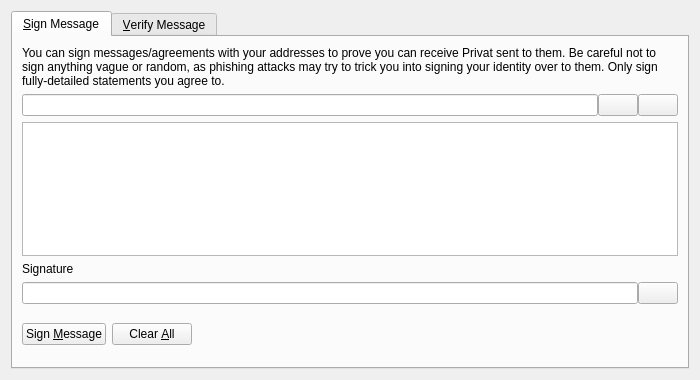
<?xml version="1.0" encoding="UTF-8"?>
<ui version="4.0">
 <class>SignVerifyMessageDialog</class>
 <widget class="QDialog" name="SignVerifyMessageDialog">
  <property name="geometry">
   <rect>
    <x>0</x>
    <y>0</y>
    <width>700</width>
    <height>380</height>
   </rect>
  </property>
  <property name="windowTitle">
   <string>Signatures - Sign / Verify a Message</string>
  </property>
  <property name="modal">
   <bool>true</bool>
  </property>
  <layout class="QVBoxLayout" name="verticalLayout">
   <item>
    <widget class="QTabWidget" name="tabWidget">
     <property name="currentIndex">
      <number>0</number>
     </property>
     <widget class="QWidget" name="tabSignMessage">
      <attribute name="title">
       <string>&amp;Sign Message</string>
      </attribute>
      <layout class="QVBoxLayout" name="verticalLayout_SM">
       <item>
        <widget class="QLabel" name="infoLabel_SM">
         <property name="text">
          <string>You can sign messages/agreements with your addresses to prove you can receive Privat sent to them. Be careful not to sign anything vague or random, as phishing attacks may try to trick you into signing your identity over to them. Only sign fully-detailed statements you agree to.</string>
         </property>
         <property name="textFormat">
          <enum>Qt::PlainText</enum>
         </property>
         <property name="wordWrap">
          <bool>true</bool>
         </property>
        </widget>
       </item>
       <item>
        <layout class="QHBoxLayout" name="horizontalLayout_1_SM">
         <property name="spacing">
          <number>0</number>
         </property>
         <item>
          <widget class="QValidatedLineEdit" name="addressIn_SM">
           <property name="toolTip">
            <string>The Privat address to sign the message with</string>
           </property>
          </widget>
         </item>
         <item>
          <widget class="QPushButton" name="addressBookButton_SM">
           <property name="toolTip">
            <string>Choose previously used address</string>
           </property>
           <property name="text">
            <string/>
           </property>
           <property name="shortcut">
            <string>Alt+A</string>
           </property>
           <property name="autoDefault">
            <bool>false</bool>
           </property>
          </widget>
         </item>
         <item>
          <widget class="QPushButton" name="pasteButton_SM">
           <property name="toolTip">
            <string>Paste address from clipboard</string>
           </property>
           <property name="text">
            <string/>
           </property>
           <property name="shortcut">
            <string>Alt+P</string>
           </property>
           <property name="autoDefault">
            <bool>false</bool>
           </property>
          </widget>
         </item>
        </layout>
       </item>
       <item>
        <widget class="QPlainTextEdit" name="messageIn_SM">
         <property name="toolTip">
          <string>Enter the message you want to sign here</string>
         </property>
        </widget>
       </item>
       <item>
        <widget class="QLabel" name="signatureLabel_SM">
         <property name="text">
          <string>Signature</string>
         </property>
         <property name="textFormat">
          <enum>Qt::PlainText</enum>
         </property>
        </widget>
       </item>
       <item>
        <layout class="QHBoxLayout" name="horizontalLayout_2_SM">
         <property name="spacing">
          <number>0</number>
         </property>
         <item>
          <widget class="QLineEdit" name="signatureOut_SM">
           <property name="font">
            <font>
             <italic>true</italic>
            </font>
           </property>
           <property name="readOnly">
            <bool>true</bool>
           </property>
          </widget>
         </item>
         <item>
          <widget class="QPushButton" name="copySignatureButton_SM">
           <property name="toolTip">
            <string>Copy the current signature to the system clipboard</string>
           </property>
           <property name="text">
            <string/>
           </property>
           <property name="autoDefault">
            <bool>false</bool>
           </property>
          </widget>
         </item>
        </layout>
       </item>
       <item>
        <layout class="QHBoxLayout" name="horizontalLayout_3_SM">
         <item>
          <widget class="QPushButton" name="signMessageButton_SM">
           <property name="toolTip">
            <string>Sign the message to prove you own this Privat address</string>
           </property>
           <property name="text">
            <string>Sign &amp;Message</string>
           </property>
           <property name="autoDefault">
            <bool>false</bool>
           </property>
          </widget>
         </item>
         <item>
          <widget class="QPushButton" name="clearButton_SM">
           <property name="toolTip">
            <string>Reset all sign message fields</string>
           </property>
           <property name="text">
            <string>Clear &amp;All</string>
           </property>
           <property name="autoDefault">
            <bool>false</bool>
           </property>
          </widget>
         </item>
         <item>
          <spacer name="horizontalSpacer_1_SM">
           <property name="orientation">
            <enum>Qt::Horizontal</enum>
           </property>
           <property name="sizeHint" stdset="0">
            <size>
             <width>40</width>
             <height>48</height>
            </size>
           </property>
          </spacer>
         </item>
         <item>
          <widget class="QLabel" name="statusLabel_SM">
           <property name="font">
            <font>
             <weight>75</weight>
             <bold>true</bold>
            </font>
           </property>
           <property name="text">
            <string/>
           </property>
           <property name="wordWrap">
            <bool>true</bool>
           </property>
          </widget>
         </item>
         <item>
          <spacer name="horizontalSpacer_2_SM">
           <property name="orientation">
            <enum>Qt::Horizontal</enum>
           </property>
           <property name="sizeHint" stdset="0">
            <size>
             <width>40</width>
             <height>48</height>
            </size>
           </property>
          </spacer>
         </item>
        </layout>
       </item>
      </layout>
     </widget>
     <widget class="QWidget" name="tabVerifyMessage">
      <attribute name="title">
       <string>&amp;Verify Message</string>
      </attribute>
      <layout class="QVBoxLayout" name="verticalLayout_VM">
       <item>
        <widget class="QLabel" name="infoLabel_VM">
         <property name="text">
          <string>Enter the receiver's address, message (ensure you copy line breaks, spaces, tabs, etc. exactly) and signature below to verify the message. Be careful not to read more into the signature than what is in the signed message itself, to avoid being tricked by a man-in-the-middle attack. Note that this only proves the signing party receives with the address, it cannot prove sendership of any transaction!</string>
         </property>
         <property name="textFormat">
          <enum>Qt::PlainText</enum>
         </property>
         <property name="alignment">
          <set>Qt::AlignLeading|Qt::AlignLeft|Qt::AlignTop</set>
         </property>
         <property name="wordWrap">
          <bool>true</bool>
         </property>
        </widget>
       </item>
       <item>
        <layout class="QHBoxLayout" name="horizontalLayout_1_VM">
         <property name="spacing">
          <number>0</number>
         </property>
         <item>
          <widget class="QValidatedLineEdit" name="addressIn_VM">
           <property name="toolTip">
            <string>The Privat address the message was signed with</string>
           </property>
          </widget>
         </item>
         <item>
          <widget class="QPushButton" name="addressBookButton_VM">
           <property name="toolTip">
            <string>Choose previously used address</string>
           </property>
           <property name="text">
            <string/>
           </property>
           <property name="shortcut">
            <string>Alt+A</string>
           </property>
           <property name="autoDefault">
            <bool>false</bool>
           </property>
          </widget>
         </item>
        </layout>
       </item>
       <item>
        <widget class="QPlainTextEdit" name="messageIn_VM"/>
       </item>
       <item>
        <widget class="QValidatedLineEdit" name="signatureIn_VM"/>
       </item>
       <item>
        <layout class="QHBoxLayout" name="horizontalLayout_2_VM">
         <item>
          <widget class="QPushButton" name="verifyMessageButton_VM">
           <property name="toolTip">
            <string>Verify the message to ensure it was signed with the specified Privat address</string>
           </property>
           <property name="text">
            <string>Verify &amp;Message</string>
           </property>
           <property name="autoDefault">
            <bool>false</bool>
           </property>
          </widget>
         </item>
         <item>
          <widget class="QPushButton" name="clearButton_VM">
           <property name="toolTip">
            <string>Reset all verify message fields</string>
           </property>
           <property name="text">
            <string>Clear &amp;All</string>
           </property>
           <property name="autoDefault">
            <bool>false</bool>
           </property>
          </widget>
         </item>
         <item>
          <spacer name="horizontalSpacer_1_VM">
           <property name="orientation">
            <enum>Qt::Horizontal</enum>
           </property>
           <property name="sizeHint" stdset="0">
            <size>
             <width>40</width>
             <height>48</height>
            </size>
           </property>
          </spacer>
         </item>
         <item>
          <widget class="QLabel" name="statusLabel_VM">
           <property name="font">
            <font>
             <weight>75</weight>
             <bold>true</bold>
            </font>
           </property>
           <property name="text">
            <string/>
           </property>
           <property name="wordWrap">
            <bool>true</bool>
           </property>
          </widget>
         </item>
         <item>
          <spacer name="horizontalSpacer_2_VM">
           <property name="orientation">
            <enum>Qt::Horizontal</enum>
           </property>
           <property name="sizeHint" stdset="0">
            <size>
             <width>40</width>
             <height>48</height>
            </size>
           </property>
          </spacer>
         </item>
        </layout>
       </item>
      </layout>
     </widget>
    </widget>
   </item>
  </layout>
 </widget>
 <customwidgets>
  <customwidget>
   <class>QValidatedLineEdit</class>
   <extends>QLineEdit</extends>
   <header>qvalidatedlineedit.h</header>
  </customwidget>
 </customwidgets>
 <resources>
  <include location="../privat.qrc"/>
 </resources>
 <connections/>
</ui>
